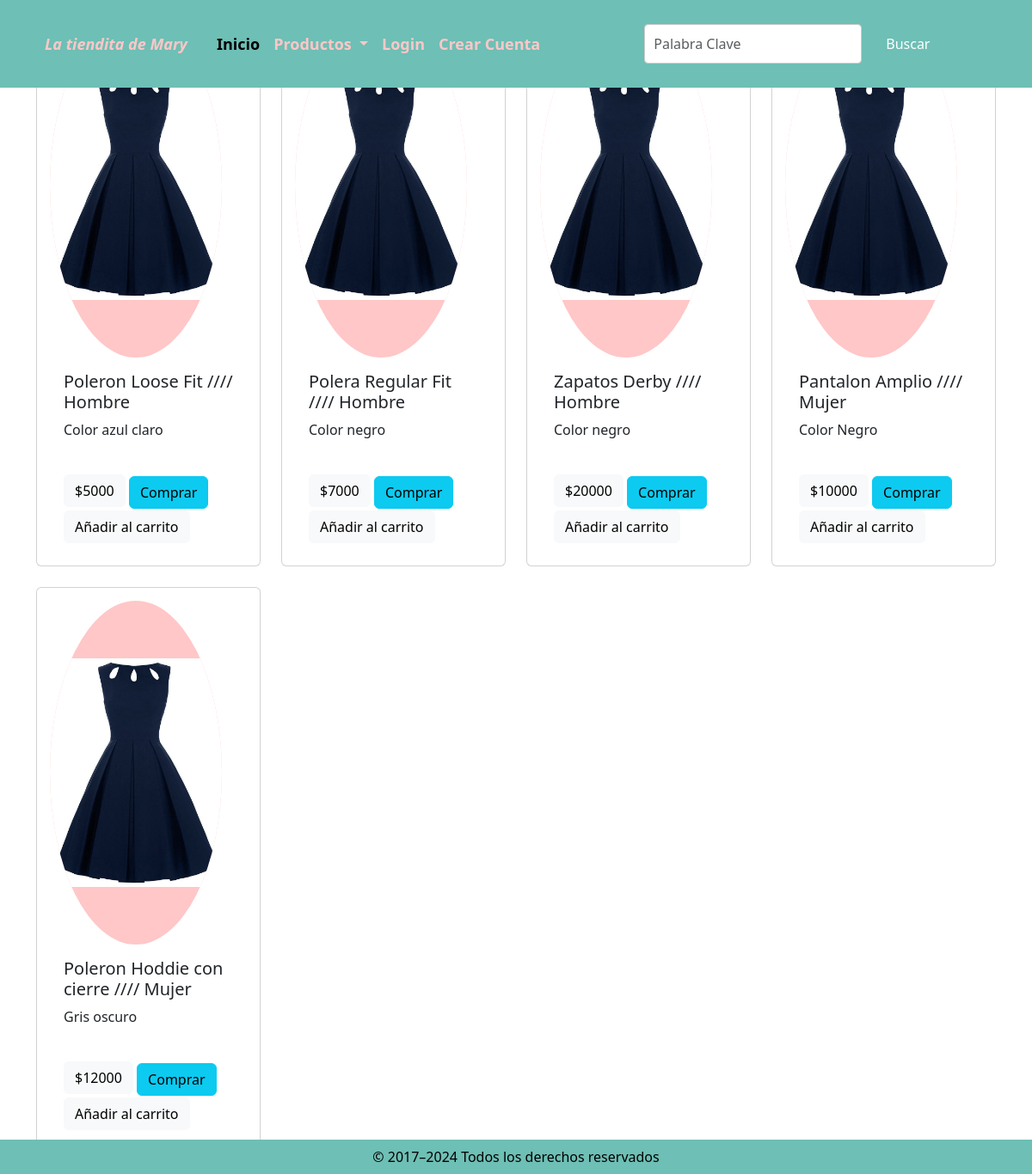
/ropademujer/, run on the app's committed database.
### productosApp/models.py (models this page shows, shortened)
class ProductosTiendita(models.Model):
    id_producto = models.AutoField(db_column='idProducto', primary_key=True)
    name_prod = models.CharField(max_length=200)
    desc_prod = models.CharField(max_length=500)
    id_categoria = models.ForeignKey('Categoria', on_delete=models.CASCADE, db_column='idcategoria', related_name='productos')
    activo = models.IntegerField()  #
    precio_prod = models.IntegerField(default=0)

class Categoria(models.Model):
    id_categoria = models.AutoField(db_column='idCategoria', primary_key=True)
    name_categoria = models.CharField(max_length=200, blank=False, null=False)
    def __str__(self):
        return self.name_categoria

### productosApp/views.py (the view)
# urls.py: path('ropademujer/', views.ropademujer, name='ropademujer'),
def ropademujer(request):
    productos = ProductosTiendita.objects.all()
    context = {'productos': productos}
    return render(request, 'productosApp/ropademujer.html', context)

### productosApp/templates/productosApp/ropademujer.html (shortened to what this page needs)
{% load static %}
<!DOCTYPE html>
<html lang="en">
<head>
  <link rel="stylesheet" href="{% static 'productosApp/cards.css' %}">
  <link rel="stylesheet" href="{% static 'productosApp/index.css' %}">
  <link href="https://cdn.jsdelivr.net/npm/bootstrap@5.3.3/dist/css/bootstrap.min.css" rel="stylesheet"
>
</head>
<body>
  <nav class="navbar navbar-expand-lg fixed-top">
    <div class="container">
      <a class="navbar-brand" href="{% url 'index' %}"><i>La tiendita de Mary</i></a>
      <div class="collapse navbar-collapse" id="navbarSupportedContent">
        <ul class="navbar-nav me-auto mb-2 mb-lg-0">
          <li class="nav-item col-6 col-lg-auto">
            <a class="nav-link active" aria-current="page" href="{% url 'index' %}">Inicio</a>
          </li>
          <li class="nav-item dropdown col-6 col-lg-auto">
            <a class="nav-link dropdown-toggle" href="" role="button" data-bs-toggle="dropdown" aria-expanded="true">
              Productos
            </a>
          </li>
          <li class="nav-item col-6 col-lg-auto">
            <a class="nav-link" href="{% url 'login' %}">Login</a>
          </li>
          <li class="nav-item col-6 col-lg-auto">
            <a class="nav-link" href="{% url 'registro' %}">Crear Cuenta</a>
          </li>
        </ul>
        <form class="d-flex buscar" role="search">
          <input class="form-control me-2" type="search" placeholder="Palabra Clave" aria-label="Search">
          <button class="btn button" type="submit">Buscar</button>
        </form>
      </div>
    </div>
  </nav>
  <div class="container mb-6">
    <div class="row">
      {% for producto in productos %}
      <div class="col-12 col-sm-6 col-md-4 col-lg-3 mb-4">
        <div class="card" data-id="{{ producto.id_producto }}" data-name="{{ producto.name_prod }}"
          data-price="{{ producto.precio_prod }}">
          <img src="{% static 'productosApp/2.jpg' %}" class="card-img-top" alt="{{ producto.name_prod }}">
          <div class="card-body">
            <h5 class="card-title">{{ producto.name_prod }} //// {{ producto.id_categoria }}</h5>
            <p>{{ producto.desc_prod }}</p>
            <br>
            <button type="button" class="btn btn-light mb-1">${{ producto.precio_prod }}</button>
            <a href="compra" class="btn btn-info">Comprar</a>
            <button class="agregarCarrito btn btn-light">Añadir al carrito</button>
          </div>
        </div>
      </div>
      {% endfor %}
    </div>
  </div>
</body>
<footer class="p-2 text-center">
  <div class="container">
    <p class="footer-light text-black">© 2017–2024 Todos los derechos reservados</p>
  </div>
</footer>
</html>

### productosApp/static/productosApp/cards.css (style rules this page uses)
body { background-color: #ffc7c7; font-family: sans-serif; color: aliceblue; position: relative; }
.card { padding: 15px 15px 10px; border-radius: 4px; display: flex; flex-direction: column; width: 100%; }
.card img { background-color: #ffc7c7; width: 100%; height: 50vh; width: 200px; border-radius: 70%; object-fit: contain; }

### productosApp/static/productosApp/index.css (style rules this page uses)
html { height: 100%; }
body { margin-top: auto; display: flex; flex-direction: column; min-height: 100%; background-color: #ffc7c7; font-family: Arial, sans-serif; }
.navbar { background-color: #6ebfb5; margin-top: auto; padding: 10px 0; }
.navbar a { color: #ffc7c7; font-weight: 600; font-size: 18px; text-decoration: none; padding: 0 10px; }
.buscar { display: flex; align-items: center; margin: 20px auto; max-width: 600px; }
.buscar input { flex: 1; padding: 10px; font-size: 16px; border: 1px solid #ccc; border-radius: 4px; margin-right: 10px; }
.buscar button { background-color: #6ebfb5; color: #fff; border: none; padding: 10px 20px; font-size: 16px; cursor: pointer; border-radius: 4px; transition: background-color 0.3s ease; }
footer { position: fixed; bottom: 0; width: 100%; height: 40px; background-color: #6ebfb5; text-align: center; padding: 10px 0; }

### data on the page
ProductosTiendita: name_prod "Poleron Loose Fit", id_categoria "Hombre", desc_prod "Color azul claro", precio_prod "5000"
ProductosTiendita: name_prod "Polera Regular Fit", id_categoria "Hombre", desc_prod "Color negro", precio_prod "7000"
ProductosTiendita: name_prod "Zapatos Derby", id_categoria "Hombre", desc_prod "Color negro", precio_prod "20000"
ProductosTiendita: name_prod "Pantalon Amplio", id_categoria "Mujer", desc_prod "Color Negro", precio_prod "10000"
ProductosTiendita: name_prod "Poleron Hoddie con cierre", id_categoria "Mujer", desc_prod "Gris oscuro", precio_prod "12000"
